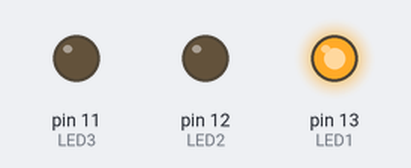
Bench run of a sketch on a simulated Arduino Uno, built with avr-gcc and run on an emulated ATmega328P. Parts: output pins drawn as LEDs (lit = HIGH).

Above: at 0.15 s.
At 0.75 s:
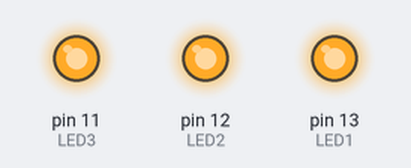
At 1.05 s:
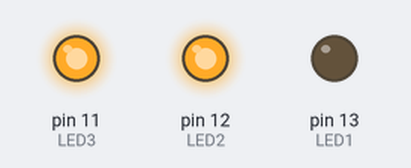
At 1.35 s:
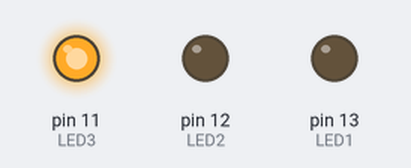
At 2.25 s:
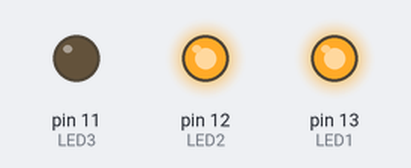
At 3.45 s:
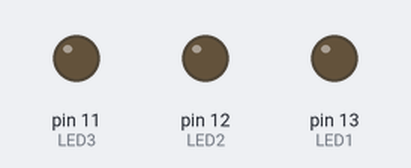
Timing chart, 0 to 4.1 s (numbered marks = the images above):
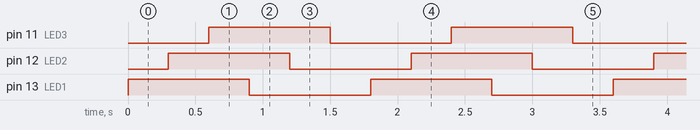

The sketch:

sketch_dec05a.ino
```cpp
int LED1 = 13;
int LED2 = 12;
int LED3 = 11;

void setup() {
  // put your setup code here, to run once:
  pinMode(LED1, OUTPUT);
  pinMode(LED2, OUTPUT);
  pinMode(LED3, OUTPUT);
}

void loop() {
  // put your main code here, to run repeatedly:

digitalWrite(LED1, HIGH);
delay(300); //wait
digitalWrite(LED2, HIGH);
delay(300); //wait
digitalWrite(LED3, HIGH);
delay(300); //wait

digitalWrite(LED1, LOW);
delay(300); //wait
digitalWrite(LED2, LOW);
delay(300); //wait
digitalWrite(LED3, LOW);
delay(300); //wait

//repeat
}
```

Measured:
- by itself, pin 11 (LED3), pin 12 (LED2), pin 13 (LED1): alternates HIGH for 0.90 s and LOW for 0.90 s
- by itself, everything shown: repeats every 1.8 s, in 6 steps
